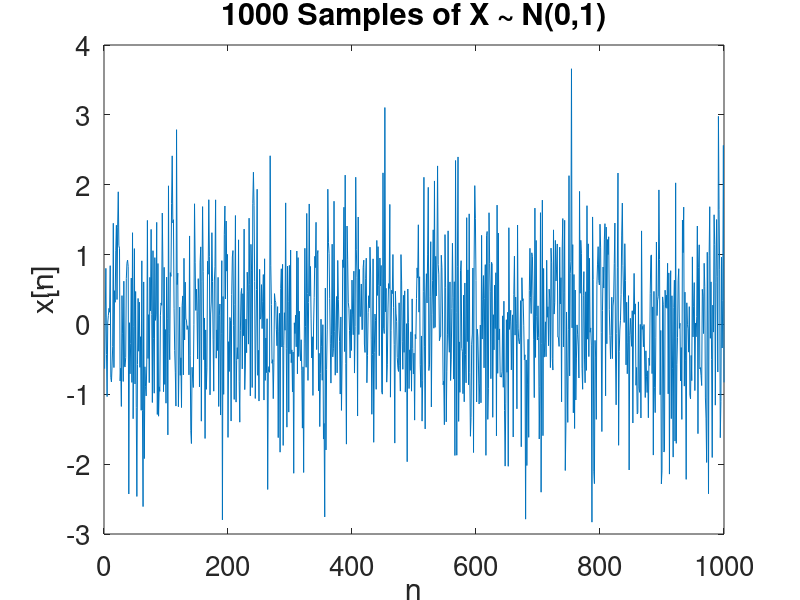

The MATLAB source for this figure:
clear all

x = randn(1, 1000);

figure
plot(x)
title('1000 Samples of X ~ N(0,1)', 'FontSize', 24)
xlabel('n', 'FontSize', 20)
ylabel('x[n]', 'FontSize', 20)
set(gca,'FontSize',20)

m = mean(x)
s = std(x)